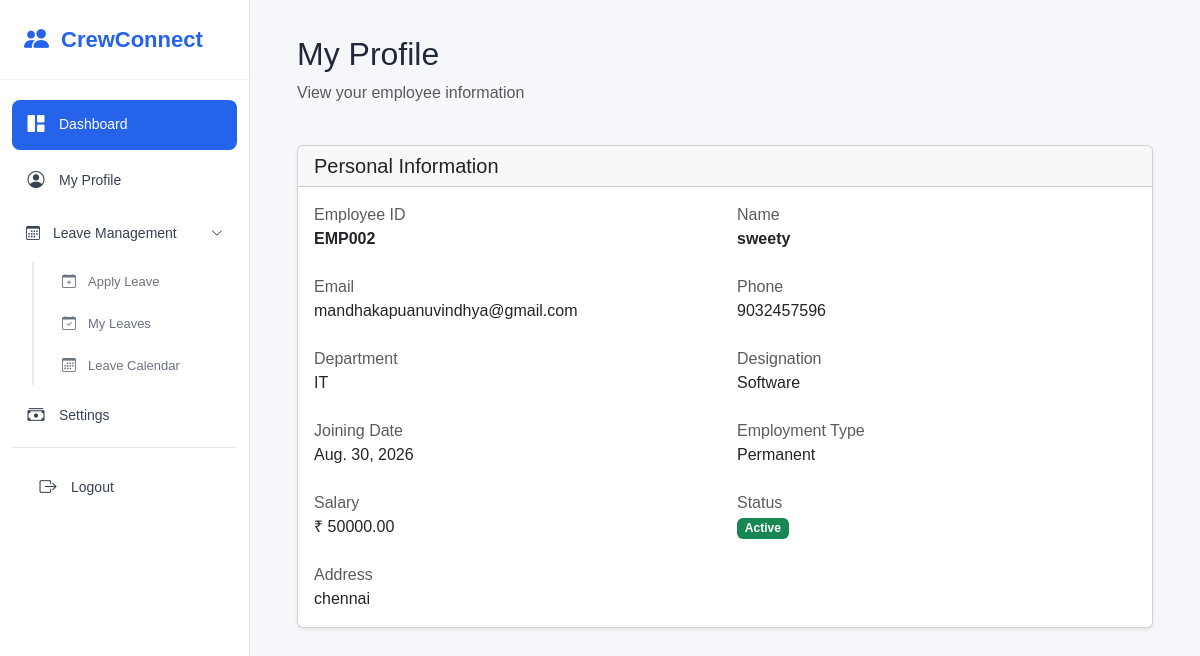
/employee/profile/ (signed in), run on the app's committed database.
### hr/models.py (models this page shows, shortened)
class Employee(models.Model):
    EMPLOYMENT_TYPES = [
        ("Permanent", "Permanent"), #("database_value", "display_value")
        ("Contract", "Contract"),
        ("Part-time", "Part-time"),
        ("Intern", "Intern"),
    ]
    user = models.OneToOneField(User,on_delete=models.CASCADE,null=True,blank=True) # for one user have one employee
    employee_id = models.CharField(max_length=20,unique=True)
    name = models.CharField(max_length=100)
    email = models.EmailField(unique=True)
    phone = models.CharField(max_length=15)
    department = models.ForeignKey(Department,on_delete=models.PROTECT) # we cannot delete any employees present in this dept
    designation = models.ForeignKey(Designation,on_delete=models.PROTECT)# we cannot delete any employees present in this design
    joining_date = models.DateField()
    employment_type = models.CharField(max_length=20,choices=EMPLOYMENT_TYPES)
    salary = models.DecimalField(max_digits=10,decimal_places=2)
    address = models.TextField()
    status = models.BooleanField(default=True)

class Department(models.Model):
    name = models.CharField(max_length=100, unique=True)

class Designation(models.Model):
    name = models.CharField(max_length=100, unique=True)

### employee/views.py (the view)
# urls.py: path("profile/", views.employee_profile, name="my_profile"),
@login_required
def employee_profile(request):
    employee = request.user.employee
    return render(request, "profile.html", {
        "employee": employee, "is_employee": True, })

### templates/profile.html
{% extends "base.html" %}
{% block content %}
<div class="container-fluid">
    <div class="d-flex justify-content-between align-items-center mb-4">
        <div>
            <h2>My Profile</h2>
            <p class="text-muted">
                View your employee information
            </p>
        </div>
    </div>
    <div class="card shadow-sm">
        <div class="card-header">
            <h5 class="mb-0">
                Personal Information
            </h5>
        </div>
        <div class="card-body">
            <div class="row">
                <div class="col-md-6 mb-4">
                    <label class="text-muted">
                        Employee ID
                    </label>
                    <div>
                        <strong>
                            {{ employee.employee_id }}
                        </strong>
                    </div>
                </div>
                <div class="col-md-6 mb-4">
                    <label class="text-muted">
                        Name
                    </label>
                    <div>
                        <strong>
                            {{ employee.name }}
                        </strong>
                    </div>
                </div>
                <div class="col-md-6 mb-4">
                    <label class="text-muted">
                        Email
                    </label>
                    <div>
                        {{ employee.email }}
                    </div>
                </div>
                <div class="col-md-6 mb-4">
                    <label class="text-muted">
                        Phone
                    </label>
                    <div>
                        {{ employee.phone }}
                    </div>
                </div>
                <div class="col-md-6 mb-4">
                    <label class="text-muted">
                        Department
                    </label>
                    <div>
                        {{ employee.department.name }}
                    </div>
                </div>
                <div class="col-md-6 mb-4">
                    <label class="text-muted">
                        Designation
                    </label>
                    <div>
                        {{ employee.designation.name }}
                    </div>
                </div>
                <div class="col-md-6 mb-4">
                    <label class="text-muted">
                        Joining Date
                    </label>
                    <div>
                        {{ employee.joining_date }}
                    </div>
                </div>
                <div class="col-md-6 mb-4">
                    <label class="text-muted">
                        Employment Type
                    </label>
                    <div>
                        {{ employee.employment_type }}
                    </div>
                </div>
                <div class="col-md-6 mb-4">
                    <label class="text-muted">
                        Salary
                    </label>
                    <div>
                        ₹ {{ employee.salary }}
                    </div>
                </div>
                <div class="col-md-6 mb-4">
                    <label class="text-muted">
                        Status
                    </label>
                    <div>
                        {% if employee.status %}
                            <span class="badge bg-success">
                                Active
                            </span>
                        {% else %}
                            <span class="badge bg-danger">
                                Inactive
                            </span>
                        {% endif %}
                    </div>
                </div>
                <div class="col-md-12">
                    <label class="text-muted">
                        Address
                    </label>
                    <div>
                        {{ employee.address }}
                    </div>
                </div>
            </div>
        </div>
    </div>
</div>
{% endblock %}

### static/css/sidebar.css (style rules this page uses)
* { margin: 0; padding: 0; box-sizing: border-box; }
body { font-family: Arial, sans-serif; background-color: #f5f7fb; color: #1f2937; }

### data on the page
Employee: employee_id "EMP002", name "sweety", email "mandhakapuanuvindhya@gmail.com", phone "9032457596", department.name "IT", designation.name "Software", joining_date "Aug. 30, 2026", employment_type "Permanent", salary "50000.00", address "chennai"
